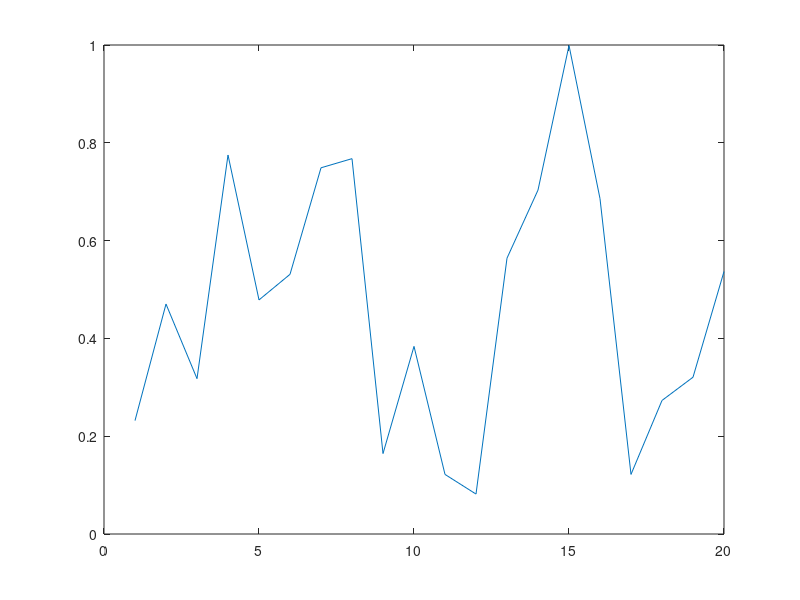

This chart was generated by the following MATLAB code: (Note: this script raises an error after producing the figure.)
gcf = figure;
x = rand(1,20);
plot(x);
saveas(gcf,'test.fig')

a = openfig('test.fig');
hold on
x = rand(1,20);
plot(x);